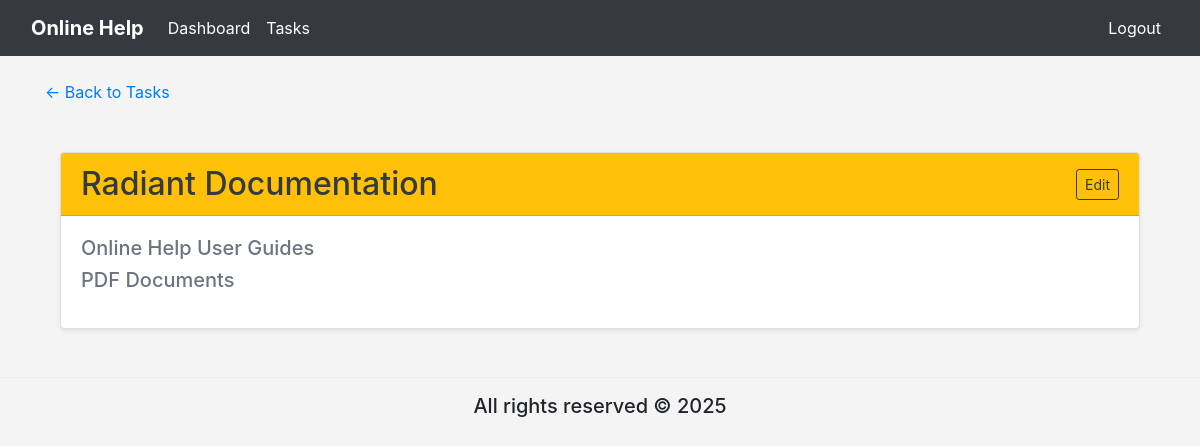
/online_help/tasks_test/tasks_edit_test/ (signed in), run on an earlier commit of the app's database.
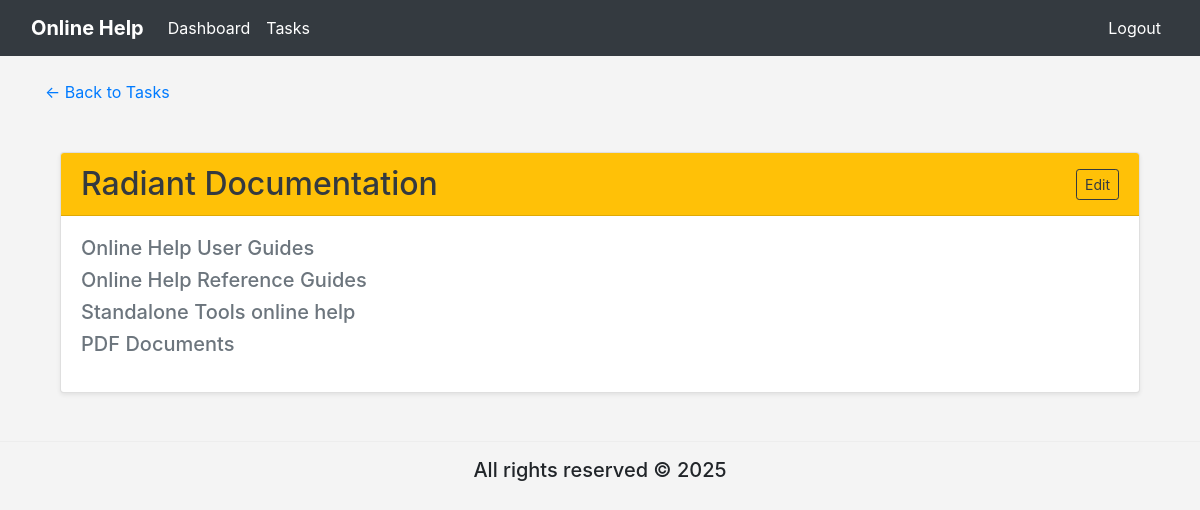
And on a later commit of the database.
### online_help/models.py (models this page shows, shortened)
class Task(models.Model):
    document = models.ForeignKey(Document, on_delete=models.CASCADE, related_name='tasks')
    section = models.CharField(max_length=255)
    sub_section = models.CharField(max_length=255)
    comments = models.TextField()
    SME = models.CharField(max_length=255, blank=True, null=True)
    color = models.CharField(max_length=50)
    completion = models.CharField(max_length=100, default='0%')
    created_at = models.DateTimeField(auto_now_add=True)
    modified_at = models.DateTimeField(auto_now=True)

class Document(models.Model):
    title = models.CharField(max_length=255, unique=True)
    description = models.TextField(blank=True, null=True)
    created_at = models.DateTimeField(auto_now_add=True)
    updated_at = models.DateTimeField(auto_now=True)
    def __str__(self):
        return self.title

### online_help/views.py (the view)
# urls.py: path('tasks_test/tasks_edit_test/', views.tasks_edit_test, name='tasks_edit_test'),
@login_required
def tasks_edit_test(request):
    all_tasks = Task.objects.all().order_by('document')
    seen_documents = set()
    unique_tasks = []
    for task in all_tasks:
        if task.document not in seen_documents:
            unique_tasks.append(task)
            seen_documents.add(task.document)
    ctx = {
        'tasks': unique_tasks,
        'first_task_id': unique_tasks[0].id if unique_tasks else None
    }
    return render(request, 'online_help/tasks_edit_test.html', context=ctx)

### online_help/templates/online_help/tasks_edit_test.html (shortened to what this page needs)
{% extends "online_help/base.html" %}
{% block content %}
{% load static %}
<link rel="stylesheet" href="{% static 'css/per_section.css' %}">
<link href="https://stackpath.bootstrapcdn.com/bootstrap/4.5.2/css/bootstrap.min.css" rel="stylesheet">
<p><a href="{% url 'online_help:tasks_test' %}">← Back to Tasks</a></p>
<div class="container mt-5">
    <div class="card shadow-sm">
        <div class="card-header bg-warning text-dark d-flex justify-content-between align-items-center">
            <h2 class="mb-0">Radiant Documentation</h2>
                {% if first_task_id %}
                    <a href="{% url 'online_help:documentation_edit_test' %}" class="btn btn-outline-dark btn-sm">Edit</a>
                {% endif %}
        </div>
        <div class="card-body">
            <div class="mb-3">
                {% for task in tasks %}
                    <h5 class="text-muted">
                        <a href="{% url 'online_help:per_documentation_test2' task.id %}" class="hover-link">{{ task.document }}</a>
                    </h5>
                {% empty %}
                    <p>No documents found.</p>
                {% endfor %}
            </div>
        </div>
    </div>
</div>
{% endblock %}

What changed in the data, as far as the page shows it:
added Task: document "Online Help Reference Guides"
added Task: document "Standalone Tools online help"
